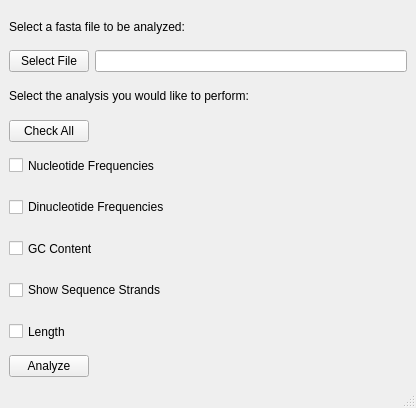
<?xml version="1.0" encoding="UTF-8"?>
<ui version="4.0">
 <class>MainWindow</class>
 <widget class="QMainWindow" name="MainWindow">
  <property name="geometry">
   <rect>
    <x>0</x>
    <y>0</y>
    <width>416</width>
    <height>408</height>
   </rect>
  </property>
  <property name="minimumSize">
   <size>
    <width>416</width>
    <height>408</height>
   </size>
  </property>
  <property name="maximumSize">
   <size>
    <width>416</width>
    <height>408</height>
   </size>
  </property>
  <property name="windowTitle">
   <string>MainWindow</string>
  </property>
  <widget class="QWidget" name="centralwidget">
   <layout class="QGridLayout" name="gridLayout">
    <property name="sizeConstraint">
     <enum>QLayout::SetDefaultConstraint</enum>
    </property>
    <item row="1" column="0" alignment="Qt::AlignLeft">
     <widget class="QPushButton" name="select_file_btn">
      <property name="text">
       <string>Select File</string>
      </property>
     </widget>
    </item>
    <item row="1" column="1">
     <widget class="QLineEdit" name="filepath_edit"/>
    </item>
    <item row="0" column="0" colspan="2">
     <widget class="QLabel" name="label">
      <property name="sizePolicy">
       <sizepolicy hsizetype="Preferred" vsizetype="Minimum">
        <horstretch>0</horstretch>
        <verstretch>0</verstretch>
       </sizepolicy>
      </property>
      <property name="text">
       <string>Select a fasta file to be analyzed:</string>
      </property>
     </widget>
    </item>
    <item row="2" column="0" colspan="2">
     <widget class="QLabel" name="label_2">
      <property name="sizePolicy">
       <sizepolicy hsizetype="Preferred" vsizetype="Minimum">
        <horstretch>0</horstretch>
        <verstretch>0</verstretch>
       </sizepolicy>
      </property>
      <property name="text">
       <string>Select the analysis you would like to perform:</string>
      </property>
     </widget>
    </item>
    <item row="3" column="0" colspan="2" alignment="Qt::AlignLeft">
     <widget class="QPushButton" name="check_all_btn">
      <property name="text">
       <string>Check All</string>
      </property>
     </widget>
    </item>
    <item row="4" column="0" colspan="2">
     <widget class="QCheckBox" name="nuc_freq_box">
      <property name="sizePolicy">
       <sizepolicy hsizetype="Minimum" vsizetype="Preferred">
        <horstretch>0</horstretch>
        <verstretch>0</verstretch>
       </sizepolicy>
      </property>
      <property name="text">
       <string>Nucleotide Frequencies</string>
      </property>
     </widget>
    </item>
    <item row="5" column="0" colspan="2">
     <widget class="QCheckBox" name="dinuc_freq_box">
      <property name="sizePolicy">
       <sizepolicy hsizetype="Minimum" vsizetype="Preferred">
        <horstretch>0</horstretch>
        <verstretch>0</verstretch>
       </sizepolicy>
      </property>
      <property name="text">
       <string>Dinucleotide Frequencies</string>
      </property>
     </widget>
    </item>
    <item row="6" column="0" colspan="2">
     <widget class="QCheckBox" name="gc_cont_box">
      <property name="sizePolicy">
       <sizepolicy hsizetype="Minimum" vsizetype="Preferred">
        <horstretch>0</horstretch>
        <verstretch>0</verstretch>
       </sizepolicy>
      </property>
      <property name="text">
       <string>GC Content</string>
      </property>
     </widget>
    </item>
    <item row="7" column="0" colspan="2">
     <widget class="QCheckBox" name="strands_box">
      <property name="sizePolicy">
       <sizepolicy hsizetype="Minimum" vsizetype="Preferred">
        <horstretch>0</horstretch>
        <verstretch>0</verstretch>
       </sizepolicy>
      </property>
      <property name="text">
       <string>Show Sequence Strands</string>
      </property>
     </widget>
    </item>
    <item row="8" column="0" colspan="2">
     <widget class="QCheckBox" name="length_box">
      <property name="sizePolicy">
       <sizepolicy hsizetype="Minimum" vsizetype="Preferred">
        <horstretch>0</horstretch>
        <verstretch>0</verstretch>
       </sizepolicy>
      </property>
      <property name="text">
       <string>Length</string>
      </property>
     </widget>
    </item>
    <item row="9" column="0" colspan="2" alignment="Qt::AlignLeft">
     <widget class="QPushButton" name="analyze_btn">
      <property name="text">
       <string>Analyze</string>
      </property>
     </widget>
    </item>
   </layout>
  </widget>
  <widget class="QMenuBar" name="menubar">
   <property name="geometry">
    <rect>
     <x>0</x>
     <y>0</y>
     <width>416</width>
     <height>24</height>
    </rect>
   </property>
  </widget>
  <widget class="QStatusBar" name="statusbar"/>
 </widget>
 <resources/>
 <connections/>
</ui>
